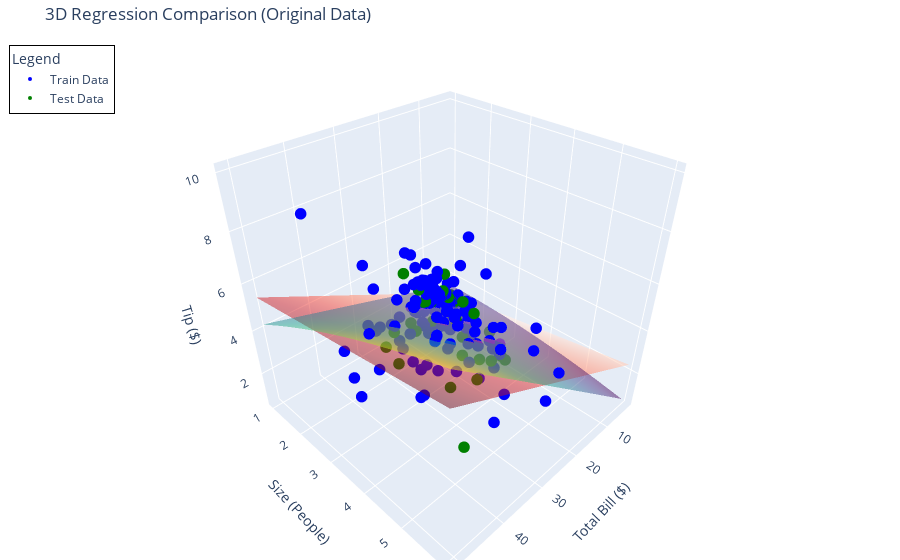

The notebook cell saved with this chart:
### Code cell
import plotly.graph_objects as go
from sklearn.preprocessing import PolynomialFeatures

# Refit linear model on unscaled data
model_unscaled = LinearRegression()
model_unscaled.fit(X_train, y_train)

# Fit polynomial model on unscaled data
poly_unscaled = PolynomialFeatures(degree=2)
X_train_poly_orig = poly_unscaled.fit_transform(X_train)
X_test_poly_orig = poly_unscaled.transform(X_test)
model_poly_unscaled = LinearRegression()
model_poly_unscaled.fit(X_train_poly_orig, y_train)

# Create meshgrid in original feature space
x_range = np.linspace(X['total_bill'].min(), X['total_bill'].max(), 50)
y_range = np.linspace(X['size'].min(), X['size'].max(), 50)
x_mesh, y_mesh = np.meshgrid(x_range, y_range)

# Flatten mesh and make predictions
grid_orig = np.c_[x_mesh.ravel(), y_mesh.ravel()]
z_linear = model_unscaled.predict(grid_orig).reshape(x_mesh.shape)
z_poly = model_poly_unscaled.predict(poly_unscaled.transform(grid_orig)).reshape(x_mesh.shape)

# Plot
fig = go.Figure()

# 🟦 Training data
fig.add_trace(go.Scatter3d(
    x=X_train['total_bill'],
    y=X_train['size'],
    z=y_train['tip'],
    mode='markers',
    marker=dict(size=4, color='blue'),
    name='Train Data'
))

# 🟩 Testing data
fig.add_trace(go.Scatter3d(
    x=X_test['total_bill'],
    y=X_test['size'],
    z=y_test['tip'],
    mode='markers',
    marker=dict(size=4, color='green'),
    name='Test Data'
))

# 🔴 Linear Regression Plane
fig.add_trace(go.Surface(
    x=x_range,
    y=y_range,
    z=z_linear,
    colorscale='Reds',
    opacity=0.5,
    name='Linear Regression Plane',
    showscale=False
))

# 🟣 Polynomial Regression Surface
fig.add_trace(go.Surface(
    x=x_range,
    y=y_range,
    z=z_poly,
    colorscale='Viridis',
    opacity=0.5,
    name='Polynomial Regression Surface',
    showscale=False
))

# Layout
fig.update_layout(
    title='3D Regression Comparison (Original Data)',
    scene=dict(
        xaxis_title='Total Bill ($)',
        yaxis_title='Size (People)',
        zaxis_title='Tip ($)'
    ),
    margin=dict(l=0, r=0, b=0, t=40),
    legend=dict(
        title='Legend',
        x=0.01,
        y=0.99,
        bgcolor='rgba(255,255,255,0.8)',
        bordercolor='black',
        borderwidth=1
    )
)

fig.show()

### Figure 1 — Plotly figure (JSON) as saved in the notebook; plotly's stock layout.template omitted (floating-point values rounded to 4 significant figures; data arrays with more than 128 entries replaced by an {"elided": "..."} marker saying what was removed)
{"data": [{"marker": {"color": "blue", "size": 4}, "mode": "markers", "name": "Train Data", "type": "scatter3d", "x": {"elided": "195 float values"}, "y": {"elided": "195 int values"}, "z": {"elided": "195 float values"}}, {"marker": {"color": "green", "size": 4}, "mode": "markers", "name": "Test Data", "type": "scatter3d", "x": [19.82, 8.77, 24.55, 25.89, 13, 17.89, 28.44, 12.48, 14.78, 15.38, 18.29, 10.77, 10.65, 14.48, 10.07, 18.64, 18.71, 21.58, 16.45, 41.19, 20.69, 20.65, 14.31, 9.55, 20.9, 11.69, 10.27, 25.28, 16.49, 48.17, 38.07, 7.74, 17.81, 20.29, 16.97, 24.08, 12.03, 43.11, 13.16, 22.67, 10.51, 14.52, 23.95, 10.33, 10.34, 3.07, 10.59, 18.69, 7.56], "y": [2, 2, 4, 4, 2, 2, 2, 2, 2, 2, 2, 2, 2, 2, 1, 3, 3, 2, 2, 5, 4, 3, 2, 2, 3, 2, 2, 2, 4, 6, 3, 2, 4, 2, 3, 4, 2, 4, 2, 2, 2, 2, 2, 3, 2, 1, 2, 3, 2], "z": [3.18, 2, 2, 5.16, 2, 2, 2.56, 2.52, 3.23, 3, 3, 1.47, 1.5, 2, 1.83, 1.36, 4, 3.92, 2.47, 5, 2.45, 3.35, 4, 1.45, 3.5, 2.31, 1.71, 5, 2, 5, 4, 1.44, 2.34, 3.21, 3.5, 2.92, 1.5, 5, 2.75, 2, 1.25, 2, 2.55, 1.67, 2, 1, 1.61, 2.31, 1.44]}, {"colorscale": [[0, "rgb(255,245,240)"], [0.125, "rgb(254,224,210)"], [0.25, "rgb(252,187,161)"], [0.375, "rgb(252,146,114)"], [0.5, "rgb(251,106,74)"], [0.625, "rgb(239,59,44)"], [0.75, "rgb(203,24,29)"], [0.875, "rgb(165,15,21)"], [1, "rgb(103,0,13)"]], "name": "Linear Regression Plane", "opacity": 0.5, "showscale": false, "type": "surface", "x": [3.07, 4.044, 5.019, 5.993, 6.967, 7.941, 8.916, 9.89, 10.86, 11.84, 12.81, 13.79, 14.76, 15.74, 16.71, 17.68, 18.66, 19.63, 20.61, 21.58, 22.56, 23.53, 24.5, 25.48, 26.45, 27.43, 28.4, 29.38, 30.35, 31.32, 32.3, 33.27, 34.25, 35.22, 36.2, 37.17, 38.14, 39.12, 40.09, 41.07, 42.04, 43.02, 43.99, 44.96, 45.94, 46.91, 47.89, 48.86, 49.84, 50.81], "y": [1, 1.102, 1.204, 1.306, 1.408, 1.51, 1.612, 1.714, 1.816, 1.918, 2.02, 2.122, 2.224, 2.327, 2.429, 2.531, 2.633, 2.735, 2.837, 2.939, 3.041, 3.143, 3.245, 3.347, 3.449, 3.551, 3.653, 3.755, 3.857, 3.959, 4.061, 4.163, 4.265, 4.367, 4.469, 4.571, 4.673, 4.776, 4.878, 4.98, 5.082, 5.184, 5.286, 5.388, 5.49, 5.592, 5.694, 5.796, 5.898, 6], "z": {"elided": "50x50 float values"}}, {"colorscale": [[0, "#440154"], [0.1111, "#482878"], [0.2222, "#3e4989"], [0.3333, "#31688e"], [0.4444, "#26828e"], [0.5556, "#1f9e89"], [0.6667, "#35b779"], [0.7778, "#6ece58"], [0.8889, "#b5de2b"], [1, "#fde725"]], "name": "Polynomial Regression Surface", "opacity": 0.5, "showscale": false, "type": "surface", "x": [3.07, 4.044, 5.019, 5.993, 6.967, 7.941, 8.916, 9.89, 10.86, 11.84, 12.81, 13.79, 14.76, 15.74, 16.71, 17.68, 18.66, 19.63, 20.61, 21.58, 22.56, 23.53, 24.5, 25.48, 26.45, 27.43, 28.4, 29.38, 30.35, 31.32, 32.3, 33.27, 34.25, 35.22, 36.2, 37.17, 38.14, 39.12, 40.09, 41.07, 42.04, 43.02, 43.99, 44.96, 45.94, 46.91, 47.89, 48.86, 49.84, 50.81], "y": [1, 1.102, 1.204, 1.306, 1.408, 1.51, 1.612, 1.714, 1.816, 1.918, 2.02, 2.122, 2.224, 2.327, 2.429, 2.531, 2.633, 2.735, 2.837, 2.939, 3.041, 3.143, 3.245, 3.347, 3.449, 3.551, 3.653, 3.755, 3.857, 3.959, 4.061, 4.163, 4.265, 4.367, 4.469, 4.571, 4.673, 4.776, 4.878, 4.98, 5.082, 5.184, 5.286, 5.388, 5.49, 5.592, 5.694, 5.796, 5.898, 6], "z": {"elided": "50x50 float values"}}], "layout": {"legend": {"bgcolor": "rgba(255,255,255,0.8)", "bordercolor": "black", "borderwidth": 1, "title": {"text": "Legend"}, "x": 0.01, "y": 0.99}, "margin": {"b": 0, "l": 0, "r": 0, "t": 40}, "scene": {"xaxis": {"title": {"text": "Total Bill ($)"}}, "yaxis": {"title": {"text": "Size (People)"}}, "zaxis": {"title": {"text": "Tip ($)"}}}, "title": {"text": "3D Regression Comparison (Original Data)"}}}
